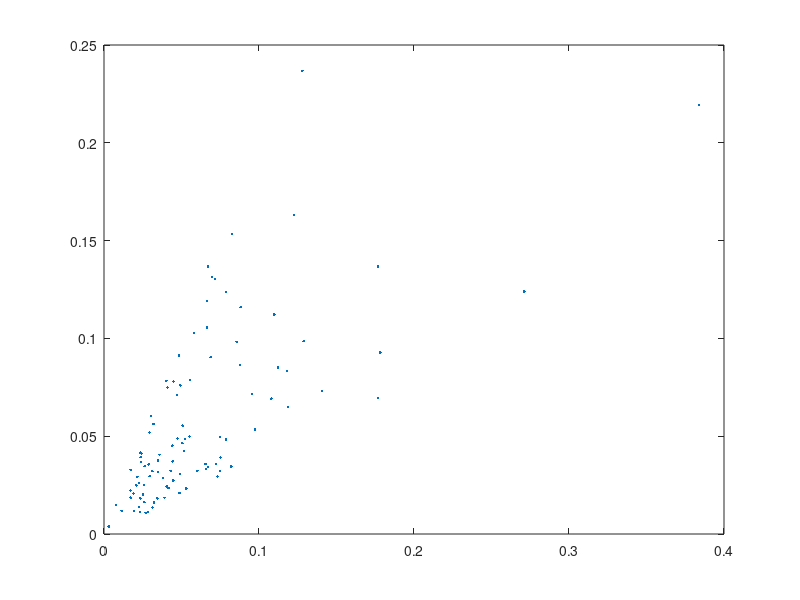

Source code (MATLAB):
% filename: setup_lung.m
%heterogeneity parameter (0<=beta<=1):
%beta=0 for homogenous lung
%beta=1 for no ventilation/perfusion correlation
beta=0.4
%
%number of iterations used in bisection:
maxcount=20
%
%number of ``alveoli'':
n=100
%
%reference oxygen concentration (moles/liter):
cref=beta/(22.4*(310/273))
%cref=concentration of oxygen 
%in air at sea level at body temperature
%
%oxygen concentration in the inspired air:
cI=cref
%
%blood oxygen concentration
%at full hemoglobin saturation: 
cstar=cref
%cstar=4*(concentration of hemoglobin 
%in blood expressed in moles/liter)
%
%rate of oxygen consumption (moles/minute):
M=0.25*cref*5.6
%
%oxygen partial pressure 
%at which hemoglobin is half-saturated:
Pstar=25
%
%gas constant*absolute temperature 
%(mmHg*liters/mole):
RT=760*22.4*(310/273)
%
%oxygen partial pressure 
%in the inspired air (mmHg):
PI=RT*cI
%
%oxygen concentration
%in blood exposed directly to inspired air:
camax=cstar*(PI/Pstar)^3/(1+(PI/Pstar)^3)
%camax is an upper bound 
%on oxygen concentration in blood 
%
%expected value of total alveolar ventilation:
VAtotal=5.0     %(liters/minute)
%
%expected value of total perfusion:
Qtotal=5.6      %(liters/minute)
%
%expected alveolar ventilation per alveolus:
VAbar=VAtotal/n
%
%expected perfusion per alveolus: 
Qbar=Qtotal/n 
%
%random initialization 
%of ventilation and perfusion:
%create two independent vectors 
%of exponential random variables 
%with mean 1:
a1=-log(rand(n,1));
a2=-log(rand(n,1));
av=(a1+a2)/2;        
%components of av have mean 1
%and distribution like t*exp(-t).
VA=VAbar*(a1*beta+av*(1-beta));
Q = Qbar*(a2*beta+av*(1-beta));
%when beta=0, VA and Q are in a fixed proportion 
%when beta=1, VA and Q are independent
r=VA./Q;
figure(1)
plot(Q,VA,'.')

%find actual values of 
%VAtotal, Qtotal, VAbar, and Qbar:
VAtotal=sum(VA)
Qtotal =sum(Q)
VAbar=VAtotal/n
 Qbar= Qtotal/n
